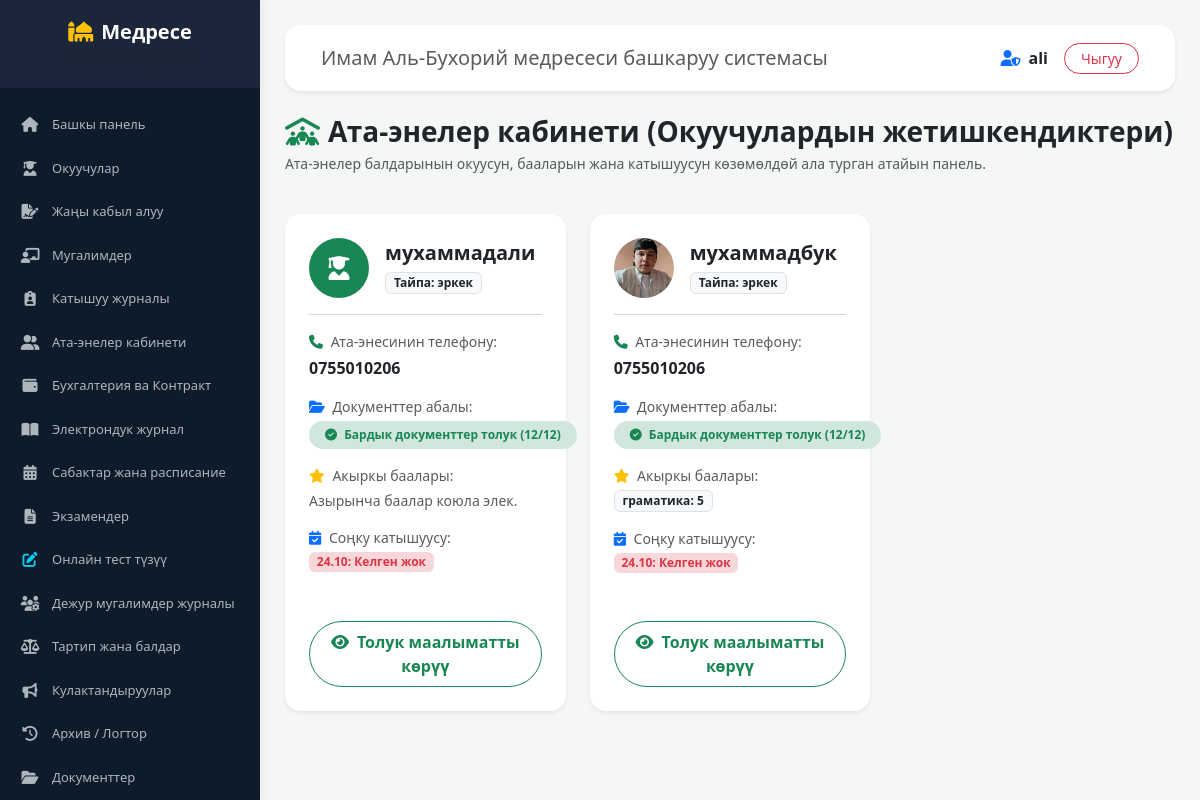
The app's page /parents/ (signed in), older data.
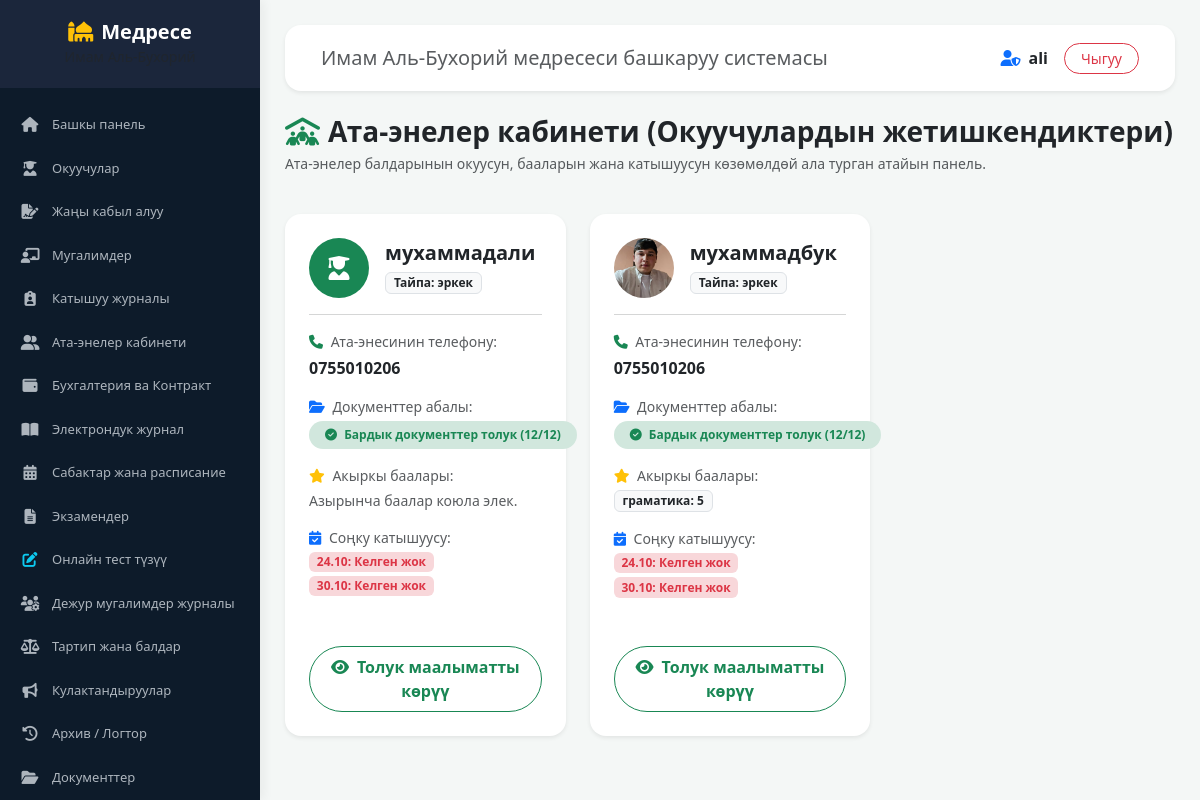
The same page, newer data.
### madrasah/accounts/models.py (models this page shows)
class User(AbstractUser):
    middle_name = models.CharField(max_length=150, blank=True, null=True, verbose_name="Атасынын аты")
    phone = models.CharField(max_length=20, blank=True, null=True, verbose_name="Телефон номери")
    role = models.CharField(
        max_length=20,
        choices=[('student', 'Окуучу'), ('teacher', 'Мугалим'), ('admin', 'Админ')],
        default='student',
        verbose_name="Ролу"
    )

### madrasah/core/models.py (models this page shows, shortened)
class Student(models.Model):
    photo = models.ImageField(
        upload_to='students/', blank=True, null=True, verbose_name='Сүрөтү'
    )
    name = models.CharField(max_length=100, verbose_name='Аты-жөнү')
    group = models.CharField(max_length=50, verbose_name='Тайпасы')
    birth_date = models.DateField(
        null=True, blank=True, verbose_name='Туулган күнү'
    )
    phone = models.CharField(max_length=20, blank=True, verbose_name='Телефон номери')
    contract_amount = models.DecimalField(
        max_digits=10, decimal_places=2, default=0.00, verbose_name='Контракт суммасы'
    )
    doc_1_application = models.BooleanField(default=False, verbose_name='1. Мүдүрдүн атына арыз')
    doc_2_passport = models.BooleanField(default=False, verbose_name='2. Паспорт же туулгандыгы тууралуу күбөлүк')
    doc_3_certificate = models.BooleanField(default=False, verbose_name='3. 9-классты бүтүргөндүгү күбөлүк/аттестат/диплом')
    doc_4_reference = models.BooleanField(default=False, verbose_name='4. Акыркы окуган/иштеген жеринен мүнөздөмө')
    doc_5_military = models.BooleanField(default=False, verbose_name='5. Аскердик каттоо күбөлүгү же приписной')
    doc_6_juvenile = models.BooleanField(default=False, verbose_name='6. ИИБдө ИЖИ каттоодо турбайт деген маалымат')
    doc_7_no_criminal = models.BooleanField(default=False, verbose_name='7. Соттолгон эмес деген маалымат')
    doc_8_photos = models.BooleanField(default=False, verbose_name='8. 3x4 өлчөмүндөгү сүрөт (6 даана)')
    doc_9_exam_sheet = models.BooleanField(default=False, verbose_name='9. Кабыл алуу сынагынын ведомосту')
    doc_10_contract = models.BooleanField(default=False, verbose_name='10. Келишим')
    doc_11_parent_passport = models.BooleanField(default=False, verbose_name='11. Ата-энесинин паспортунан көчүрмө')
    doc_12_residence = models.BooleanField(default=False, verbose_name='12. Жашаган жеринен маалымат')
    @property
    def is_documents_complete(self):
        docs = [
            self.doc_1_application, self.doc_2_passport, self.doc_3_certificate,
            self.doc_4_reference, self.doc_5_military, self.doc_6_juvenile,
            self.doc_7_no_criminal, self.doc_8_photos, self.doc_9_exam_sheet,
            self.doc_10_contract, self.doc_11_parent_passport, self.doc_12_residence
        ]
        return all(docs)
    class Meta:
        verbose_name = 'Студент'
        verbose_name_plural = 'Студенттер'

class Attendance(models.Model):
    STATUS_CHOICES = (
        ('present', 'Катышты (Келди)'),
        ('absent', 'Катышкан жок (Келген жок)'),
        ('late', 'Кечикти (Кечиккени)'),
        ('excused', 'Себептүү (Сабабли)'),
    )
    student = models.ForeignKey(Student, on_delete=models.CASCADE, related_name='attendances', verbose_name="Окуучу")
    date = models.DateField(verbose_name="Датасы")
    status = models.CharField(max_length=10, choices=STATUS_CHOICES, default='present', verbose_name="Статусу")
    note = models.CharField(max_length=255, blank=True, null=True, verbose_name="Эскертүү")
    class Meta:
        verbose_name = "Катышуу"
        verbose_name_plural = "Катышуу журналы"
        unique_together = ('student', 'date')

class Grade(models.Model):
    student = models.ForeignKey(
        'Student',
        on_delete=models.CASCADE,
        related_name='grades',
        verbose_name='Студент',
    )
    teacher = models.ForeignKey(
        'Teacher',
        on_delete=models.SET_NULL,
        null=True,
        blank=True,
        verbose_name='Мугалим',
    )
    subject = models.CharField(max_length=100, verbose_name='Предмет / Фан')
    score = models.PositiveSmallIntegerField(
        validators=[MinValueValidator(1), MaxValueValidator(100)],
        verbose_name='Баа / Балл',
    )
    date = models.DateField(auto_now_add=True, verbose_name='Дата')
    comment = models.CharField(
        max_length=255, blank=True, null=True, verbose_name='Изох / Комментарий'
    )
    class Meta:
        verbose_name = 'Баа'
        verbose_name_plural = 'Баалар журналы'
        ordering = ['-date']

### madrasah/core/views.py (the view)
# urls.py: path('parents/', views.parents_cabinet_view, name='parents_cabinet'),
@login_required
def parents_cabinet_view(request):
    user = request.user
    role = getattr(user, "role", "")
    if role == "student" or not user.is_superuser and role != "admin":
        students = Student.objects.filter(name__icontains=user.username).prefetch_related('grades', 'attendances')
        if not students.exists():
            students = Student.objects.all().prefetch_related('grades', 'attendances')
    else:
        students = Student.objects.all().prefetch_related('grades', 'attendances')
    return render(request, "core/parents_list.html", {"students": students})

### madrasah/core/context_processors.py (called while the page is built)
def menu(request):
    if request.user.is_authenticated:
        return {"menu_items": MENU.get(request.user.role, [])}
    return {"menu_items": []}

### madrasah/templates/core/parents_list.html (shortened to what this page needs)
{% extends 'base.html' %}
{% block content %}
<div class="row mb-4 align-items-center">
    <div class="col">
        <h3 class="fw-bold text-dark mb-0">
            <i class="fa-solid fa-people-roof text-success me-2"></i>Ата-энелер кабинети (Окуучулардын жетишкендиктери)
        </h3>
        <p class="text-muted small mt-1">Ата-энелер балдарынын окуусун, бааларын жана катышуусун көзөмөлдөй ала турган атайын панель.</p>
    </div>
</div>
<div class="row g-4">
    {% for student in students %}
    <div class="col-md-6 col-lg-4">
        <div class="card border-0 shadow-sm rounded-4 h-100">
            <div class="card-body p-4">
                <div class="d-flex align-items-center mb-3">
                    {% if student.photo %}
                        <img src="{{ student.photo.url }}" class="rounded-circle me-3" width="60" height="60" style="object-fit: cover;">
                    {% else %}
                        <div class="rounded-circle bg-success text-white d-flex align-items-center justify-content-center me-3" style="width: 60px; height: 60px; font-size: 24px;">
                            <i class="fa fa-user-graduate"></i>
                        </div>
                    {% endif %}
                    <div>
                        <h5 class="fw-bold text-dark mb-1">{{ student.name }}</h5>
                        <span class="badge bg-light text-dark border px-2 py-1">Тайпа: {{ student.group|default:"Жок" }}</span>
                    </div>
                </div>
                <hr class="text-muted opacity-25">
                <div class="mb-3">
                    <p class="small text-muted mb-1"><i class="fa fa-phone me-1 text-success"></i> Ата-энесинин телефону:</p>
                    <span class="fw-semibold text-dark">{{ student.phone|default:"Байланыш номери көрсөтүлгөн эмес" }}</span>
                </div>
                <div class="mb-3">
                    <p class="small text-muted mb-1"><i class="fa fa-folder-open me-1 text-primary"></i> Документтер абалы:</p>
                    {% if student.is_documents_complete %}
                        <span class="badge bg-success-subtle text-success fw-bold px-3 py-2 rounded-pill">
                            <i class="fa fa-check-circle me-1"></i> Бардык документтер толук (12/12)
                        </span>
                    {% else %}
                        <span class="badge bg-danger-subtle text-danger fw-bold px-3 py-2 rounded-pill">
                            <i class="fa fa-exclamation-triangle me-1"></i> Чала: {{ student.missing_documents_count }} документ жетишпейт
                        </span>
                    {% endif %}
                </div>
                <div class="mb-3">
                    <p class="small text-muted mb-1"><i class="fa fa-star me-1 text-warning"></i> Акыркы баалары:</p>
                    <div class="d-flex flex-wrap gap-1">
                        {% for grade in student.grades.all|slice:":5" %}
                            <span class="badge bg-light text-dark border">{{ grade.subject }}: <strong>{{ grade.score }}</strong></span>
                        {% empty %}
                            <span class="text-muted small">Азырынча баалар коюла элек.</span>
                        {% endfor %}
                    </div>
                </div>
                <div class="mb-3">
                    <p class="small text-muted mb-1"><i class="fa fa-calendar-check me-1 text-primary"></i> Соңку катышуусу:</p>
                    <div class="d-flex flex-wrap gap-1">
                        {% for att in student.attendances.all|slice:":5" %}
                            {% if att.status == 'present' %}
                                <span class="badge bg-success-subtle text-success">{{ att.date|date:"d.m" }}: Келди</span>
                            {% elif att.status == 'absent' %}
                                <span class="badge bg-danger-subtle text-danger">{{ att.date|date:"d.m" }}: Келген жок</span>
                            {% elif att.status == 'late' %}
                                <span class="badge bg-warning-subtle text-warning">{{ att.date|date:"d.m" }}: Кечикти</span>
                            {% else %}
                                <span class="badge bg-info-subtle text-info">{{ att.date|date:"d.m" }}: Себептүү</span>
                            {% endif %}
                        {% empty %}
                            <span class="text-muted small">Катышуу маалыматы жок.</span>
                        {% endfor %}
                    </div>
                </div>
            </div>
            <div class="card-footer bg-transparent border-0 pb-4 px-4">
                <a href="{% url 'student_documents' student.id %}" class="btn btn-outline-success w-100 rounded-pill py-2 fw-semibold">
                    <i class="fa-solid fa-eye me-2"></i>Толук маалыматты көрүү
                </a>
            </div>
        </div>
    </div>
    {% endfor %}
</div>
{% endblock %}

### madrasah/templates/base.html (shortened to what this page needs)
{% load static %}
<!DOCTYPE html>
<html lang="ky">
<head>
    <link href="https://cdn.jsdelivr.net/npm/bootstrap@5.3.2/dist/css/bootstrap.min.css" rel="stylesheet">
    <link rel="stylesheet" href="https://cdnjs.cloudflare.com/ajax/libs/font-awesome/6.4.2/css/all.min.css">
</head>
<body>
    <nav id="sidebar">
        <div class="sidebar-header">
            <h5 class="fw-bold mb-0 text-white"><i class="fa-solid fa-mosque me-2 text-warning"></i>Медресе</h5>
            <small class="text-muted">Имам Аль-Бухорий</small>
        </div>
        <ul class="list-unstyled components">
            <li>
                <a href="{% url 'dashboard' %}"><i class="fa-solid fa-house"></i> Башкы панель</a>
            </li>
            <li>
                <a href="{% url 'students_list' %}"><i class="fa-solid fa-user-graduate"></i> Окуучулар</a>
            </li>
            <li>
                <a href="{% url 'students_list' %}"><i class="fa-solid fa-file-signature"></i> Жаңы кабыл алуу</a>
            </li>
            <li>
                <a href="{% url 'teachers_list' %}"><i class="fa-solid fa-chalkboard-user"></i> Мугалимдер</a>
            </li>
            <li>
                <a href="{% url 'attendance' %}"><i class="fa-solid fa-clipboard-user"></i> Катышуу журналы</a>
            </li>
            <li>
                <a href="{% url 'parents_cabinet' %}"><i class="fa-solid fa-user-group"></i> Ата-энелер кабинети</a>
            </li>
            <li>
                <a href="{% url 'accounting' %}"><i class="fa-solid fa-wallet"></i> Бухгалтерия ва Контракт</a>
            </li>
            <li>
                <a href="{% url 'gradebook' %}"><i class="fa-solid fa-book-open"></i> Электрондук журнал</a>
            </li>
            <li>
                <a href="{% url 'schedule_list' %}"><i class="fa-solid fa-calendar-days"></i> Сабактар жана расписание</a>
            </li>
            <li>
                <a href="{% url 'exams_list' %}"><i class="fa-solid fa-file-lines"></i> Экзамендер</a>
            </li>
            {% if user.is_staff or user.role == 'admin' or user.role == 'teacher' %}
            <li>
                <a href="{% url 'quiz_create' %}"><i class="fa-solid fa-pen-to-square text-info"></i> Онлайн тест түзүү</a>
            </li>
            {% endif %}
            <li>
                <a href="{% url 'duty_schedule_list' %}"><i class="fa-solid fa-users-gear"></i> Дежур мугалимдер журналы</a>
            </li>
            <li>
                <a href="{% url 'discipline' %}"><i class="fa-solid fa-scale-balanced"></i> Тартип жана балдар</a>
            </li>
            <li>
                <a href="{% url 'announcements_list' %}"><i class="fa-solid fa-bullhorn"></i> Кулактандыруулар</a>
            </li>
            <li>
                <a href="{% url 'audit_list' %}"><i class="fa-solid fa-clock-rotate-left"></i> Архив / Логтор</a>
            </li>
            <li>
                <a href="{% url 'documents' %}"><i class="fa-solid fa-folder-open"></i> Документтер</a>
            </li>
        </ul>
    </nav>
    <div id="content">
        <nav class="navbar navbar-expand-lg navbar-light bg-white rounded-4 shadow-sm mb-4 px-4 py-3">
            <div class="container-fluid">
                <span class="navbar-brand mb-0 h6 text-muted">Имам Аль-Бухорий медресеси башкаруу системасы</span>
                <div class="d-flex align-items-center gap-3">
                    <span class="fw-bold text-dark"><i class="fa-solid fa-user-shield me-1 text-primary"></i> {{ user.username|default:"Администратор" }}</span>
                    <a href="{% url 'logout' %}" class="btn btn-outline-danger btn-sm rounded-pill px-3">Чыгуу</a>
                </div>
            </div>
        </nav>
        {% block content %}
        {% endblock %}
    </div>
</body>
</html>

### madrasah/templates/base.html (style rules this page uses)
:root { --sidebar-width: 260px; --primary-color: #0d1b2a; --secondary-color: #1b263b; }
body { background-color: #f4f7f6; font-family: 'Segoe UI', Tahoma, Geneva, Verdana, sans-serif; }
#sidebar { position: fixed; top: 0; left: 0; height: 100vh; width: var(--sidebar-width); background-color: var(--primary-color); color: #fff; transition: all 0.3s; z-index: 1000; overflow-y: auto; box-shadow: 4px 0 10px rgba(0,0,0,0.05); }
#sidebar .sidebar-header { padding: 20px; background-color: var(--secondary-color); text-align: center; }
#sidebar ul.components { padding: 15px 0; }
#sidebar ul li a { padding: 12px 20px; display: flex; align-items: center; color: #adb5bd; text-decoration: none; transition: 0.2s; font-size: 13px; }
#sidebar ul li a i { margin-right: 12px; width: 20px; text-align: center; font-size: 15px; }
#content { margin-left: var(--sidebar-width); padding: 25px; }

Row changes from the older to the newer data that the page shows:
added Attendance: date "30.10", shown under Student "мухаммадали"
added Attendance: date "30.10", shown under Student "мухаммадбук"
